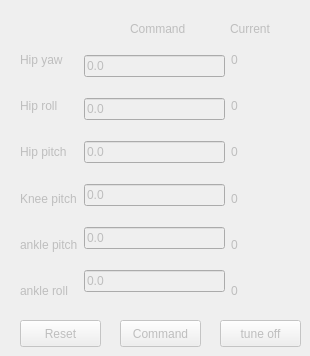
   <widget class="QWidget" name="tab_2">
    <property name="enabled">
     <bool>false</bool>
    </property>
    <attribute name="title">
     <string>tune</string>
    </attribute>
    <widget class="QWidget" name="horizontalLayoutWidget_2">
     <property name="geometry">
      <rect>
       <x>20</x>
       <y>40</y>
       <width>281</width>
       <height>271</height>
      </rect>
     </property>
     <layout class="QHBoxLayout" name="horizontalLayout_5">
      <item>
       <layout class="QVBoxLayout" name="verticalLayout_16">
        <item>
         <widget class="QLabel" name="label_11">
          <property name="text">
           <string>Hip yaw</string>
          </property>
         </widget>
        </item>
        <item>
         <widget class="QLabel" name="label_34">
          <property name="text">
           <string>Hip roll</string>
          </property>
         </widget>
        </item>
        <item>
         <widget class="QLabel" name="label_35">
          <property name="text">
           <string>Hip pitch</string>
          </property>
         </widget>
        </item>
        <item>
         <widget class="QLabel" name="label_36">
          <property name="text">
           <string>Knee pitch</string>
          </property>
         </widget>
        </item>
        <item>
         <widget class="QLabel" name="label_37">
          <property name="text">
           <string>ankle pitch</string>
          </property>
         </widget>
        </item>
        <item>
         <widget class="QLabel" name="label_38">
          <property name="text">
           <string>ankle roll</string>
          </property>
         </widget>
        </item>
       </layout>
      </item>
      <item>
       <layout class="QVBoxLayout" name="verticalLayout_6">
        <item>
         <widget class="QLineEdit" name="tn1">
          <property name="text">
           <string>0.0</string>
          </property>
         </widget>
        </item>
        <item>
         <widget class="QLineEdit" name="tn2">
          <property name="text">
           <string>0.0</string>
          </property>
         </widget>
        </item>
        <item>
         <widget class="QLineEdit" name="tn3">
          <property name="text">
           <string>0.0</string>
          </property>
         </widget>
        </item>
        <item>
         <widget class="QLineEdit" name="tn4">
          <property name="text">
           <string>0.0</string>
          </property>
         </widget>
        </item>
        <item>
         <widget class="QLineEdit" name="tn5">
          <property name="text">
           <string>0.0</string>
          </property>
         </widget>
        </item>
        <item>
         <widget class="QLineEdit" name="tn6">
          <property name="text">
           <string>0.0</string>
          </property>
         </widget>
        </item>
       </layout>
      </item>
      <item>
       <layout class="QVBoxLayout" name="verticalLayout_17">
        <item>
         <widget class="QLabel" name="tnc1">
          <property name="text">
           <string>0</string>
          </property>
         </widget>
        </item>
        <item>
         <widget class="QLabel" name="tnc2">
          <property name="text">
           <string>0</string>
          </property>
         </widget>
        </item>
        <item>
         <widget class="QLabel" name="tnc3">
          <property name="minimumSize">
           <size>
            <width>70</width>
            <height>0</height>
           </size>
          </property>
          <property name="text">
           <string>0</string>
          </property>
         </widget>
        </item>
        <item>
         <widget class="QLabel" name="tnc4">
          <property name="text">
           <string>0</string>
          </property>
         </widget>
        </item>
        <item>
         <widget class="QLabel" name="tnc5">
          <property name="text">
           <string>0</string>
          </property>
         </widget>
        </item>
        <item>
         <widget class="QLabel" name="tnc6">
          <property name="text">
           <string>0</string>
          </property>
         </widget>
        </item>
       </layout>
      </item>
     </layout>
    </widget>
    <widget class="QPushButton" name="tune_reset_button">
     <property name="geometry">
      <rect>
       <x>20</x>
       <y>320</y>
       <width>81</width>
       <height>27</height>
      </rect>
     </property>
     <property name="text">
      <string>Reset</string>
     </property>
    </widget>
    <widget class="QPushButton" name="tune_command_button">
     <property name="geometry">
      <rect>
       <x>120</x>
       <y>320</y>
       <width>81</width>
       <height>27</height>
      </rect>
     </property>
     <property name="text">
      <string>Command</string>
     </property>
    </widget>
    <widget class="QLabel" name="label_57">
     <property name="geometry">
      <rect>
       <x>130</x>
       <y>20</y>
       <width>66</width>
       <height>17</height>
      </rect>
     </property>
     <property name="text">
      <string>Command</string>
     </property>
    </widget>
    <widget class="QLabel" name="label_58">
     <property name="geometry">
      <rect>
       <x>230</x>
       <y>20</y>
       <width>66</width>
       <height>17</height>
      </rect>
     </property>
     <property name="text">
      <string>Current</string>
     </property>
    </widget>
    <widget class="QPushButton" name="tune_off_button">
     <property name="geometry">
      <rect>
       <x>220</x>
       <y>320</y>
       <width>81</width>
       <height>27</height>
      </rect>
     </property>
     <property name="text">
      <string>tune off</string>
     </property>
    </widget>
   </widget>
